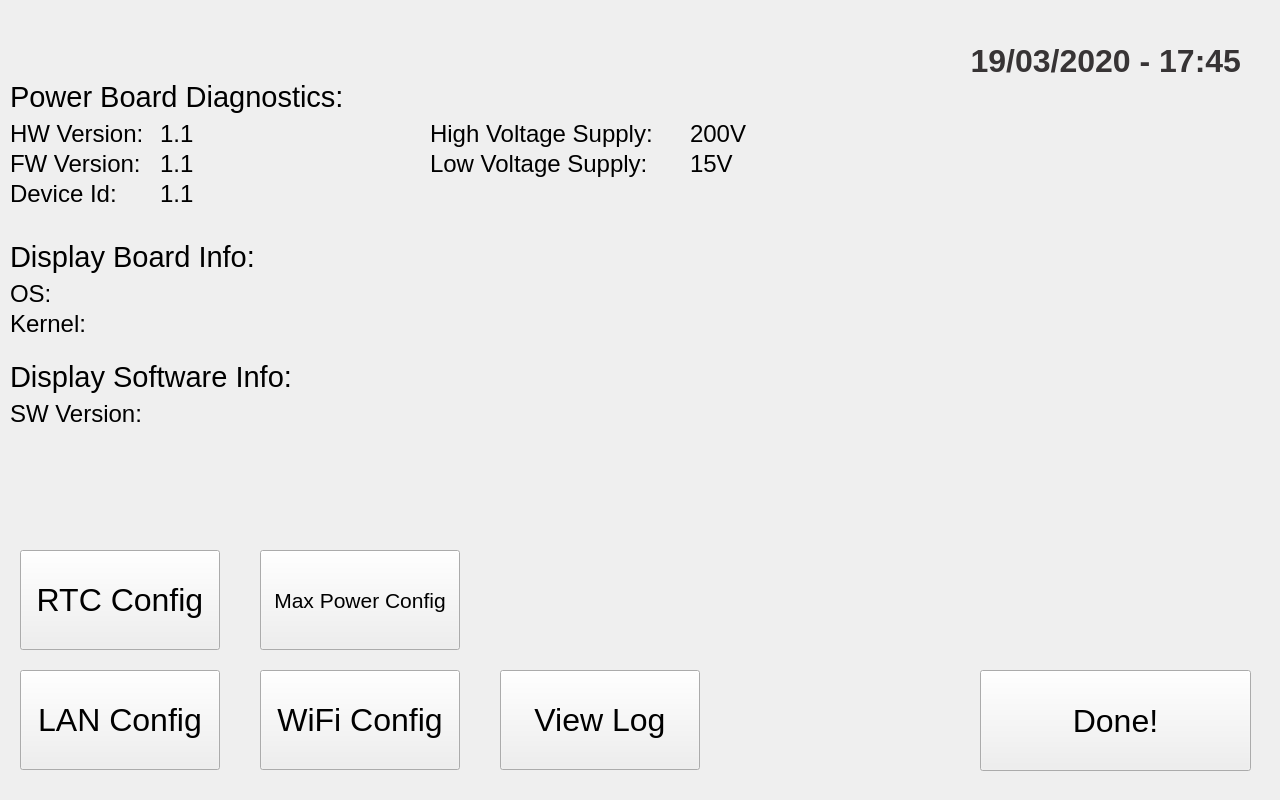
<?xml version="1.0" encoding="UTF-8"?>
<ui version="4.0">
 <class>DiagnosticsDialog</class>
 <widget class="QDialog" name="DiagnosticsDialog">
  <property name="geometry">
   <rect>
    <x>0</x>
    <y>0</y>
    <width>1280</width>
    <height>800</height>
   </rect>
  </property>
  <property name="windowTitle">
   <string>Dialog</string>
  </property>
  <property name="styleSheet">
   <string notr="true">QDialog {
background-image: url(:/background/resources/bkg_solo_logo.png);
}</string>
  </property>
  <widget class="QLabel" name="label_3">
   <property name="geometry">
    <rect>
     <x>10</x>
     <y>120</y>
     <width>154</width>
     <height>28</height>
    </rect>
   </property>
   <property name="font">
    <font>
     <pointsize>18</pointsize>
    </font>
   </property>
   <property name="acceptDrops">
    <bool>true</bool>
   </property>
   <property name="text">
    <string>HW Version: </string>
   </property>
  </widget>
  <widget class="QLabel" name="hardwareLabel">
   <property name="geometry">
    <rect>
     <x>160</x>
     <y>120</y>
     <width>261</width>
     <height>28</height>
    </rect>
   </property>
   <property name="font">
    <font>
     <pointsize>18</pointsize>
    </font>
   </property>
   <property name="text">
    <string>1.1</string>
   </property>
  </widget>
  <widget class="QLabel" name="label_2">
   <property name="geometry">
    <rect>
     <x>10</x>
     <y>80</y>
     <width>370</width>
     <height>34</height>
    </rect>
   </property>
   <property name="font">
    <font>
     <pointsize>22</pointsize>
    </font>
   </property>
   <property name="text">
    <string>Power Board Diagnostics:</string>
   </property>
  </widget>
  <widget class="QLabel" name="label_5">
   <property name="geometry">
    <rect>
     <x>10</x>
     <y>150</y>
     <width>150</width>
     <height>28</height>
    </rect>
   </property>
   <property name="font">
    <font>
     <pointsize>18</pointsize>
    </font>
   </property>
   <property name="text">
    <string>FW Version: </string>
   </property>
  </widget>
  <widget class="QLabel" name="label_7">
   <property name="geometry">
    <rect>
     <x>430</x>
     <y>150</y>
     <width>248</width>
     <height>28</height>
    </rect>
   </property>
   <property name="font">
    <font>
     <pointsize>18</pointsize>
    </font>
   </property>
   <property name="text">
    <string>Low Voltage Supply: </string>
   </property>
  </widget>
  <widget class="QLabel" name="highVLabel">
   <property name="geometry">
    <rect>
     <x>690</x>
     <y>120</y>
     <width>121</width>
     <height>28</height>
    </rect>
   </property>
   <property name="font">
    <font>
     <pointsize>18</pointsize>
    </font>
   </property>
   <property name="text">
    <string>200V</string>
   </property>
  </widget>
  <widget class="QLabel" name="label_4">
   <property name="geometry">
    <rect>
     <x>430</x>
     <y>120</y>
     <width>256</width>
     <height>28</height>
    </rect>
   </property>
   <property name="font">
    <font>
     <pointsize>18</pointsize>
    </font>
   </property>
   <property name="text">
    <string>High Voltage Supply: </string>
   </property>
  </widget>
  <widget class="QLabel" name="lowVLabel">
   <property name="geometry">
    <rect>
     <x>690</x>
     <y>150</y>
     <width>121</width>
     <height>28</height>
    </rect>
   </property>
   <property name="font">
    <font>
     <pointsize>18</pointsize>
    </font>
   </property>
   <property name="text">
    <string>15V</string>
   </property>
   <property name="margin">
    <number>0</number>
   </property>
  </widget>
  <widget class="QLabel" name="firmwareLabel">
   <property name="geometry">
    <rect>
     <x>160</x>
     <y>150</y>
     <width>261</width>
     <height>28</height>
    </rect>
   </property>
   <property name="font">
    <font>
     <pointsize>18</pointsize>
    </font>
   </property>
   <property name="text">
    <string>1.1</string>
   </property>
  </widget>
  <widget class="QLabel" name="label_12">
   <property name="geometry">
    <rect>
     <x>10</x>
     <y>280</y>
     <width>50</width>
     <height>28</height>
    </rect>
   </property>
   <property name="font">
    <font>
     <pointsize>18</pointsize>
    </font>
   </property>
   <property name="text">
    <string>OS: </string>
   </property>
  </widget>
  <widget class="QLabel" name="osLabel">
   <property name="geometry">
    <rect>
     <x>100</x>
     <y>280</y>
     <width>651</width>
     <height>28</height>
    </rect>
   </property>
   <property name="font">
    <font>
     <pointsize>18</pointsize>
    </font>
   </property>
   <property name="text">
    <string/>
   </property>
  </widget>
  <widget class="QLabel" name="label_6">
   <property name="geometry">
    <rect>
     <x>10</x>
     <y>240</y>
     <width>370</width>
     <height>34</height>
    </rect>
   </property>
   <property name="font">
    <font>
     <pointsize>22</pointsize>
    </font>
   </property>
   <property name="text">
    <string>Display Board Info:</string>
   </property>
  </widget>
  <widget class="QLabel" name="label_13">
   <property name="geometry">
    <rect>
     <x>10</x>
     <y>310</y>
     <width>91</width>
     <height>28</height>
    </rect>
   </property>
   <property name="font">
    <font>
     <pointsize>18</pointsize>
    </font>
   </property>
   <property name="text">
    <string>Kernel: </string>
   </property>
  </widget>
  <widget class="QLabel" name="kernelLabel">
   <property name="geometry">
    <rect>
     <x>100</x>
     <y>310</y>
     <width>651</width>
     <height>28</height>
    </rect>
   </property>
   <property name="font">
    <font>
     <pointsize>18</pointsize>
    </font>
   </property>
   <property name="text">
    <string/>
   </property>
  </widget>
  <widget class="QLabel" name="label_11">
   <property name="geometry">
    <rect>
     <x>10</x>
     <y>360</y>
     <width>370</width>
     <height>34</height>
    </rect>
   </property>
   <property name="font">
    <font>
     <pointsize>22</pointsize>
    </font>
   </property>
   <property name="text">
    <string>Display Software Info:</string>
   </property>
  </widget>
  <widget class="QLabel" name="label_8">
   <property name="geometry">
    <rect>
     <x>10</x>
     <y>400</y>
     <width>151</width>
     <height>28</height>
    </rect>
   </property>
   <property name="font">
    <font>
     <pointsize>18</pointsize>
    </font>
   </property>
   <property name="text">
    <string>SW Version: </string>
   </property>
  </widget>
  <widget class="QLabel" name="softLabel">
   <property name="geometry">
    <rect>
     <x>160</x>
     <y>400</y>
     <width>611</width>
     <height>28</height>
    </rect>
   </property>
   <property name="font">
    <font>
     <pointsize>18</pointsize>
    </font>
   </property>
   <property name="text">
    <string/>
   </property>
  </widget>
  <widget class="QPushButton" name="doneButton">
   <property name="geometry">
    <rect>
     <x>980</x>
     <y>670</y>
     <width>271</width>
     <height>101</height>
    </rect>
   </property>
   <property name="font">
    <font>
     <pointsize>24</pointsize>
    </font>
   </property>
   <property name="focusPolicy">
    <enum>Qt::NoFocus</enum>
   </property>
   <property name="text">
    <string>Done!</string>
   </property>
  </widget>
  <widget class="QPushButton" name="lanButton">
   <property name="geometry">
    <rect>
     <x>20</x>
     <y>670</y>
     <width>200</width>
     <height>100</height>
    </rect>
   </property>
   <property name="sizePolicy">
    <sizepolicy hsizetype="Minimum" vsizetype="Minimum">
     <horstretch>0</horstretch>
     <verstretch>0</verstretch>
    </sizepolicy>
   </property>
   <property name="minimumSize">
    <size>
     <width>200</width>
     <height>60</height>
    </size>
   </property>
   <property name="font">
    <font>
     <pointsize>24</pointsize>
    </font>
   </property>
   <property name="focusPolicy">
    <enum>Qt::NoFocus</enum>
   </property>
   <property name="text">
    <string>LAN Config</string>
   </property>
  </widget>
  <widget class="QPushButton" name="max_powerButton">
   <property name="geometry">
    <rect>
     <x>260</x>
     <y>550</y>
     <width>200</width>
     <height>100</height>
    </rect>
   </property>
   <property name="sizePolicy">
    <sizepolicy hsizetype="Minimum" vsizetype="Minimum">
     <horstretch>0</horstretch>
     <verstretch>0</verstretch>
    </sizepolicy>
   </property>
   <property name="minimumSize">
    <size>
     <width>200</width>
     <height>60</height>
    </size>
   </property>
   <property name="font">
    <font>
     <pointsize>16</pointsize>
    </font>
   </property>
   <property name="focusPolicy">
    <enum>Qt::NoFocus</enum>
   </property>
   <property name="text">
    <string>Max Power Config</string>
   </property>
  </widget>
  <widget class="QPushButton" name="rtcButton">
   <property name="geometry">
    <rect>
     <x>20</x>
     <y>550</y>
     <width>200</width>
     <height>100</height>
    </rect>
   </property>
   <property name="sizePolicy">
    <sizepolicy hsizetype="Minimum" vsizetype="Minimum">
     <horstretch>0</horstretch>
     <verstretch>0</verstretch>
    </sizepolicy>
   </property>
   <property name="minimumSize">
    <size>
     <width>200</width>
     <height>60</height>
    </size>
   </property>
   <property name="font">
    <font>
     <pointsize>24</pointsize>
    </font>
   </property>
   <property name="focusPolicy">
    <enum>Qt::NoFocus</enum>
   </property>
   <property name="text">
    <string>RTC Config</string>
   </property>
  </widget>
  <widget class="QPushButton" name="wifiButton">
   <property name="geometry">
    <rect>
     <x>260</x>
     <y>670</y>
     <width>200</width>
     <height>100</height>
    </rect>
   </property>
   <property name="sizePolicy">
    <sizepolicy hsizetype="Minimum" vsizetype="Minimum">
     <horstretch>0</horstretch>
     <verstretch>0</verstretch>
    </sizepolicy>
   </property>
   <property name="minimumSize">
    <size>
     <width>200</width>
     <height>60</height>
    </size>
   </property>
   <property name="font">
    <font>
     <pointsize>24</pointsize>
    </font>
   </property>
   <property name="focusPolicy">
    <enum>Qt::NoFocus</enum>
   </property>
   <property name="text">
    <string>WiFi Config</string>
   </property>
  </widget>
  <widget class="QPushButton" name="logButton">
   <property name="geometry">
    <rect>
     <x>500</x>
     <y>670</y>
     <width>200</width>
     <height>100</height>
    </rect>
   </property>
   <property name="sizePolicy">
    <sizepolicy hsizetype="Minimum" vsizetype="Minimum">
     <horstretch>0</horstretch>
     <verstretch>0</verstretch>
    </sizepolicy>
   </property>
   <property name="minimumSize">
    <size>
     <width>200</width>
     <height>60</height>
    </size>
   </property>
   <property name="font">
    <font>
     <pointsize>24</pointsize>
    </font>
   </property>
   <property name="focusPolicy">
    <enum>Qt::NoFocus</enum>
   </property>
   <property name="text">
    <string>View Log</string>
   </property>
  </widget>
  <widget class="QLabel" name="date_timeLabel">
   <property name="geometry">
    <rect>
     <x>910</x>
     <y>40</y>
     <width>331</width>
     <height>41</height>
    </rect>
   </property>
   <property name="font">
    <font>
     <family>Liberation Sans</family>
     <pointsize>24</pointsize>
     <weight>75</weight>
     <bold>true</bold>
    </font>
   </property>
   <property name="styleSheet">
    <string notr="true">color: rgb(55, 52, 53);</string>
   </property>
   <property name="text">
    <string>19/03/2020 - 17:45</string>
   </property>
   <property name="alignment">
    <set>Qt::AlignRight|Qt::AlignTrailing|Qt::AlignVCenter</set>
   </property>
  </widget>
  <widget class="QLabel" name="deviceLabel">
   <property name="geometry">
    <rect>
     <x>160</x>
     <y>180</y>
     <width>351</width>
     <height>28</height>
    </rect>
   </property>
   <property name="font">
    <font>
     <pointsize>18</pointsize>
    </font>
   </property>
   <property name="text">
    <string>1.1</string>
   </property>
  </widget>
  <widget class="QLabel" name="label_9">
   <property name="geometry">
    <rect>
     <x>10</x>
     <y>180</y>
     <width>150</width>
     <height>28</height>
    </rect>
   </property>
   <property name="font">
    <font>
     <pointsize>18</pointsize>
    </font>
   </property>
   <property name="text">
    <string>Device Id:</string>
   </property>
  </widget>
 </widget>
 <resources>
  <include location="diagnostics_res.qrc"/>
 </resources>
 <connections/>
</ui>
